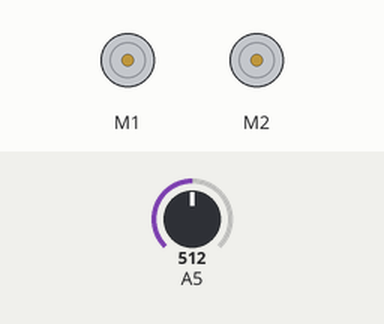
This sketch was run on a simulated Arduino Uno, built with avr-gcc and run on an emulated ATmega328P. On the bench: 2 × DC motor (green arrow = forward, orange = backward, longer = faster). Inputs (shaded band) come from the test bench; at power-on: A5 = 512.

Above: at 1.2 s.
1.3 s: A5 set to 716
At 2.5 s:
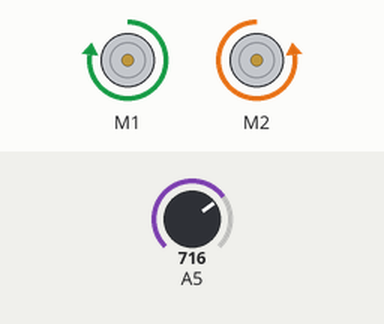
2.8 s: A5 set to 750
At 3.7 s:
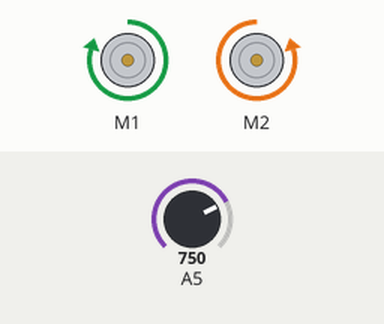
4.3 s: A5 set to 777
At 4.9 s:
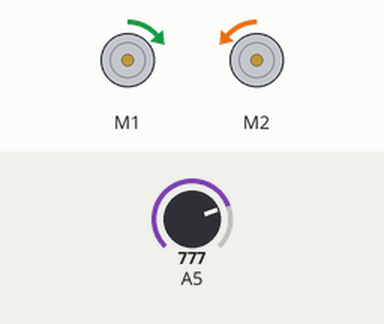
5.8 s: A5 set to 900
At 7.0 s:
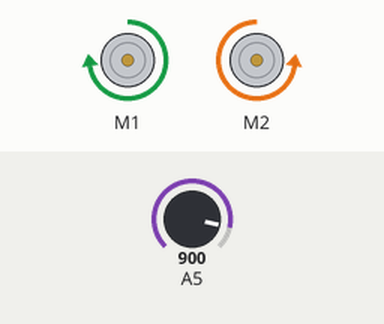
7.3 s: A5 set to 883
At 8.3 s:
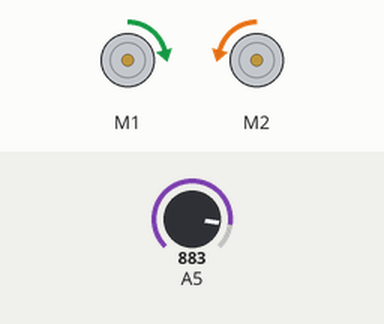
8.8 s: A5 set to 511
At 9.5 s:
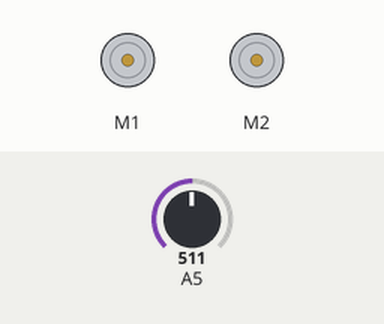
Timing chart, 0 to 11.3 s (numbered marks = the images above; inputs shaded):
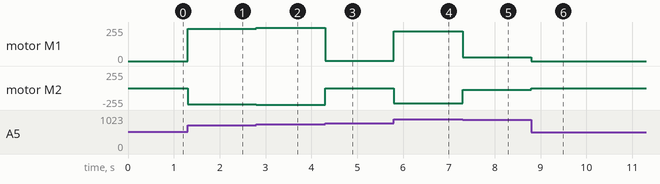

Measured:
- the behaviour switches between 767 and 768 on A5 (found by bisection; images 2 and 3)
- the behaviour switches between 900 and 899 on A5 (found by bisection; images 4 and 5)
- after the input at 1.3 s, motor M1: stopped → forward 243/255 at once; motor M2: stopped → backward 243/255 at once
- after the input at 2.8 s, motor M1: forward 243/255 → forward 251/255 at once; motor M2: backward 243/255 → backward 251/255 at once
- after the input at 4.3 s, motor M1: forward 251/255 → forward 1/255 at once; motor M2: backward 251/255 → backward 1/255 at once
- after the input at 5.8 s, motor M1: forward 1/255 → forward 225/255 at once; motor M2: backward 1/255 → backward 225/255 at once
- after the input at 7.3 s, motor M1: forward 225/255 → forward 27/255 at once; motor M2: backward 225/255 → backward 27/255 at once
- after the input at 8.8 s, motor M1: forward 27/255 → stopped at once; motor M2: backward 27/255 → stopped at once

The sketch:

dc_motor_test.ino
```cpp
#include <AFMotor.h>

AF_DCMotor motor1(1);
AF_DCMotor motor2(2);

void setup() {
  pinMode(A5, INPUT);

  motor1.run(RELEASE);
  motor2.run(RELEASE);

}

void loop() {
  motor1.setSpeed(analogRead(A5) * 255/1023);
  motor2.setSpeed(analogRead(A5) * 255/1023);

  motor1.run(FORWARD);
  motor2.run(BACKWARD);


}
```
